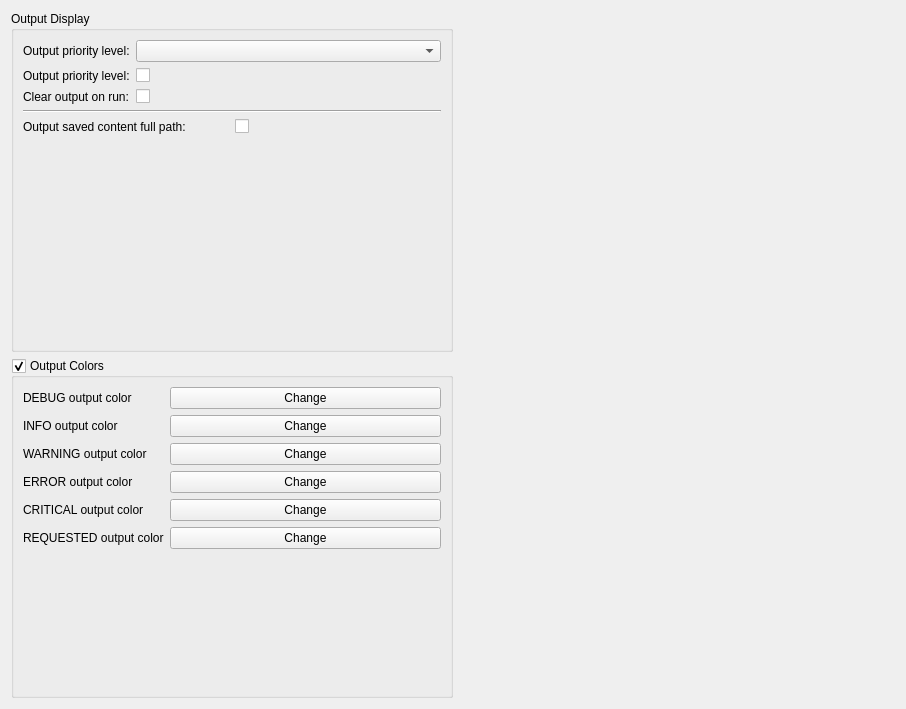
<?xml version="1.0" encoding="UTF-8"?>
<ui version="4.0">
 <class>OutputSettingsWidget</class>
 <widget class="QWidget" name="OutputSettingsWidget">
  <property name="geometry">
   <rect>
    <x>0</x>
    <y>0</y>
    <width>906</width>
    <height>709</height>
   </rect>
  </property>
  <property name="windowTitle">
   <string>Output Settings</string>
  </property>
  <layout class="QHBoxLayout" name="horizontalLayout">
   <item>
    <layout class="QVBoxLayout" name="verticalLayout">
     <item>
      <widget class="QGroupBox" name="output_display_groupbox">
       <property name="title">
        <string>Output Display</string>
       </property>
       <layout class="QFormLayout" name="formLayout">
        <item row="0" column="0">
         <widget class="QLabel" name="label">
          <property name="toolTip">
           <string>&lt;html&gt;&lt;head/&gt;&lt;body&gt;&lt;p&gt;The level of message that will be displayed in the output window. All levels above the selected will be displayed.&lt;/p&gt;&lt;/body&gt;&lt;/html&gt;</string>
          </property>
          <property name="text">
           <string>Output priority level:</string>
          </property>
         </widget>
        </item>
        <item row="0" column="1">
         <widget class="QComboBox" name="priority_level_combo"/>
        </item>
        <item row="1" column="0">
         <widget class="QLabel" name="label_2">
          <property name="toolTip">
           <string>&lt;html&gt;&lt;head/&gt;&lt;body&gt;&lt;p&gt;If selected, each message shown in the output will start with the message's priority level&lt;/p&gt;&lt;/body&gt;&lt;/html&gt;</string>
          </property>
          <property name="text">
           <string>Output priority level:</string>
          </property>
         </widget>
        </item>
        <item row="1" column="1">
         <widget class="QCheckBox" name="show_priority_level_checkbox">
          <property name="text">
           <string/>
          </property>
         </widget>
        </item>
        <item row="2" column="0">
         <widget class="QLabel" name="label_3">
          <property name="text">
           <string>Clear output on run:</string>
          </property>
         </widget>
        </item>
        <item row="2" column="1">
         <widget class="QCheckBox" name="clear_on_run_checkbox">
          <property name="text">
           <string/>
          </property>
         </widget>
        </item>
        <item row="3" column="0" colspan="2">
         <widget class="Line" name="line">
          <property name="orientation">
           <enum>Qt::Horizontal</enum>
          </property>
         </widget>
        </item>
        <item row="4" column="0" colspan="2">
         <layout class="QHBoxLayout" name="horizontalLayout_2">
          <item>
           <widget class="QLabel" name="label_4">
            <property name="toolTip">
             <string>&lt;html&gt;&lt;head/&gt;&lt;body&gt;&lt;p&gt;If checked, when content is downloaded the full path of the content will be shown in the output window.  If not checked, it will be the user/subreddit name followed by the content title.&lt;/p&gt;&lt;/body&gt;&lt;/html&gt;</string>
            </property>
            <property name="text">
             <string>Output saved content full path: </string>
            </property>
           </widget>
          </item>
          <item>
           <widget class="QCheckBox" name="output_saved_content_full_path_checkbox">
            <property name="text">
             <string/>
            </property>
           </widget>
          </item>
         </layout>
        </item>
       </layout>
      </widget>
     </item>
     <item>
      <widget class="QGroupBox" name="color_groupbox">
       <property name="title">
        <string>Output Colors</string>
       </property>
       <property name="checkable">
        <bool>true</bool>
       </property>
       <layout class="QFormLayout" name="formLayout_2">
        <item row="0" column="0">
         <widget class="QLabel" name="debug_color_label">
          <property name="sizePolicy">
           <sizepolicy hsizetype="Expanding" vsizetype="Preferred">
            <horstretch>0</horstretch>
            <verstretch>0</verstretch>
           </sizepolicy>
          </property>
          <property name="text">
           <string>DEBUG output color</string>
          </property>
         </widget>
        </item>
        <item row="0" column="1">
         <widget class="QPushButton" name="change_debug_color_button">
          <property name="text">
           <string>Change</string>
          </property>
         </widget>
        </item>
        <item row="1" column="0">
         <widget class="QLabel" name="info_color_label">
          <property name="sizePolicy">
           <sizepolicy hsizetype="Expanding" vsizetype="Preferred">
            <horstretch>0</horstretch>
            <verstretch>0</verstretch>
           </sizepolicy>
          </property>
          <property name="text">
           <string>INFO output color</string>
          </property>
         </widget>
        </item>
        <item row="1" column="1">
         <widget class="QPushButton" name="change_info_color_button">
          <property name="text">
           <string>Change</string>
          </property>
         </widget>
        </item>
        <item row="2" column="0">
         <widget class="QLabel" name="warning_color_label">
          <property name="sizePolicy">
           <sizepolicy hsizetype="Expanding" vsizetype="Preferred">
            <horstretch>0</horstretch>
            <verstretch>0</verstretch>
           </sizepolicy>
          </property>
          <property name="text">
           <string>WARNING output color</string>
          </property>
         </widget>
        </item>
        <item row="2" column="1">
         <widget class="QPushButton" name="change_warning_color_button">
          <property name="text">
           <string>Change</string>
          </property>
         </widget>
        </item>
        <item row="3" column="0">
         <widget class="QLabel" name="error_color_label">
          <property name="sizePolicy">
           <sizepolicy hsizetype="Expanding" vsizetype="Preferred">
            <horstretch>0</horstretch>
            <verstretch>0</verstretch>
           </sizepolicy>
          </property>
          <property name="text">
           <string>ERROR output color</string>
          </property>
         </widget>
        </item>
        <item row="3" column="1">
         <widget class="QPushButton" name="change_error_color_button">
          <property name="text">
           <string>Change</string>
          </property>
         </widget>
        </item>
        <item row="4" column="0">
         <widget class="QLabel" name="critical_color_label">
          <property name="sizePolicy">
           <sizepolicy hsizetype="Expanding" vsizetype="Preferred">
            <horstretch>0</horstretch>
            <verstretch>0</verstretch>
           </sizepolicy>
          </property>
          <property name="text">
           <string>CRITICAL output color</string>
          </property>
         </widget>
        </item>
        <item row="4" column="1">
         <widget class="QPushButton" name="change_critical_color_button">
          <property name="text">
           <string>Change</string>
          </property>
         </widget>
        </item>
        <item row="5" column="0">
         <widget class="QLabel" name="requested_color_label">
          <property name="text">
           <string>REQUESTED output color</string>
          </property>
         </widget>
        </item>
        <item row="5" column="1">
         <widget class="QPushButton" name="change_requested_color_button">
          <property name="text">
           <string>Change</string>
          </property>
         </widget>
        </item>
       </layout>
      </widget>
     </item>
    </layout>
   </item>
   <item>
    <spacer name="horizontalSpacer">
     <property name="orientation">
      <enum>Qt::Horizontal</enum>
     </property>
     <property name="sizeHint" stdset="0">
      <size>
       <width>40</width>
       <height>20</height>
      </size>
     </property>
    </spacer>
   </item>
  </layout>
 </widget>
 <resources/>
 <connections/>
</ui>
